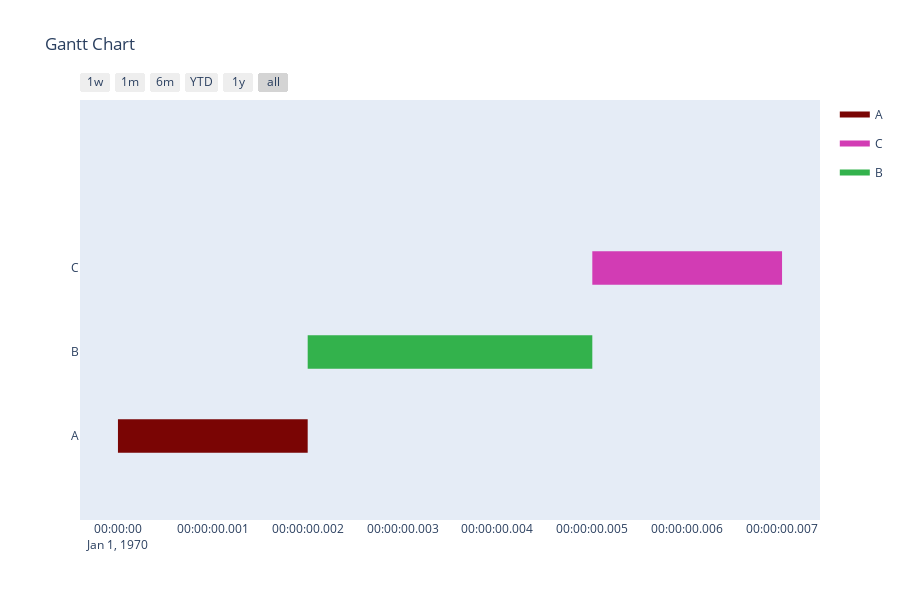

Notebook code cell kept with this figure:
### Code cell
df = [dict(Task="A", Start=0, Finish=2),
      dict(Task="B", Start=2, Finish=5),
      dict(Task="C", Start=5, Finish=7)]
  
colors = ['#7a0504', (0.2, 0.7, 0.3), 'rgb(210, 60, 180)']
fig = ff.create_gantt(df, show_colorbar = True, colors = colors)
fig.show()

### Figure 1 — Plotly figure (JSON) as saved in the notebook; plotly's stock layout.template omitted (floating-point values rounded to 4 significant figures)
{"data": [{"fill": "toself", "fillcolor": "rgb(122, 5, 4)", "hoverinfo": "name", "legendgroup": "rgb(122, 5, 4)", "mode": "none", "name": "A", "type": "scatter", "x": [0, 2, 2, 0], "y": [-0.2, -0.2, 0.2, 0.2]}, {"fill": "toself", "fillcolor": "rgb(210, 60, 180)", "hoverinfo": "name", "legendgroup": "rgb(210, 60, 180)", "mode": "none", "name": "C", "type": "scatter", "x": [5, 7, 7, 5], "y": [1.8, 1.8, 2.2, 2.2]}, {"fill": "toself", "fillcolor": "rgb(51, 178, 76)", "hoverinfo": "name", "legendgroup": "rgb(51, 178, 76)", "mode": "none", "name": "B", "type": "scatter", "x": [2, 5, 5, 2], "y": [0.8, 0.8, 1.2, 1.2]}, {"legendgroup": "rgb(122, 5, 4)", "marker": {"color": "rgb(122, 5, 4)", "opacity": 0, "size": 1}, "mode": "markers", "name": "", "showlegend": false, "text": [null, null], "type": "scatter", "x": [0, 2], "y": [0, 0]}, {"legendgroup": "rgb(210, 60, 180)", "marker": {"color": "rgb(210, 60, 180)", "opacity": 0, "size": 1}, "mode": "markers", "name": "", "showlegend": false, "text": [null, null], "type": "scatter", "x": [5, 7], "y": [2, 2]}, {"legendgroup": "rgb(51, 178, 76)", "marker": {"color": "rgb(51, 178, 76)", "opacity": 0, "size": 1}, "mode": "markers", "name": "", "showlegend": false, "text": [null, null], "type": "scatter", "x": [2, 5], "y": [1, 1]}], "layout": {"height": 600, "hovermode": "closest", "showlegend": true, "title": {"text": "Gantt Chart"}, "xaxis": {"rangeselector": {"buttons": [{"count": 7, "label": "1w", "step": "day", "stepmode": "backward"}, {"count": 1, "label": "1m", "step": "month", "stepmode": "backward"}, {"count": 6, "label": "6m", "step": "month", "stepmode": "backward"}, {"count": 1, "label": "YTD", "step": "year", "stepmode": "todate"}, {"count": 1, "label": "1y", "step": "year", "stepmode": "backward"}, {"step": "all"}]}, "showgrid": false, "type": "date", "zeroline": false}, "yaxis": {"autorange": false, "range": [-1, 4], "showgrid": false, "ticktext": ["A", "B", "C"], "tickvals": [0, 1, 2], "zeroline": false}}}
